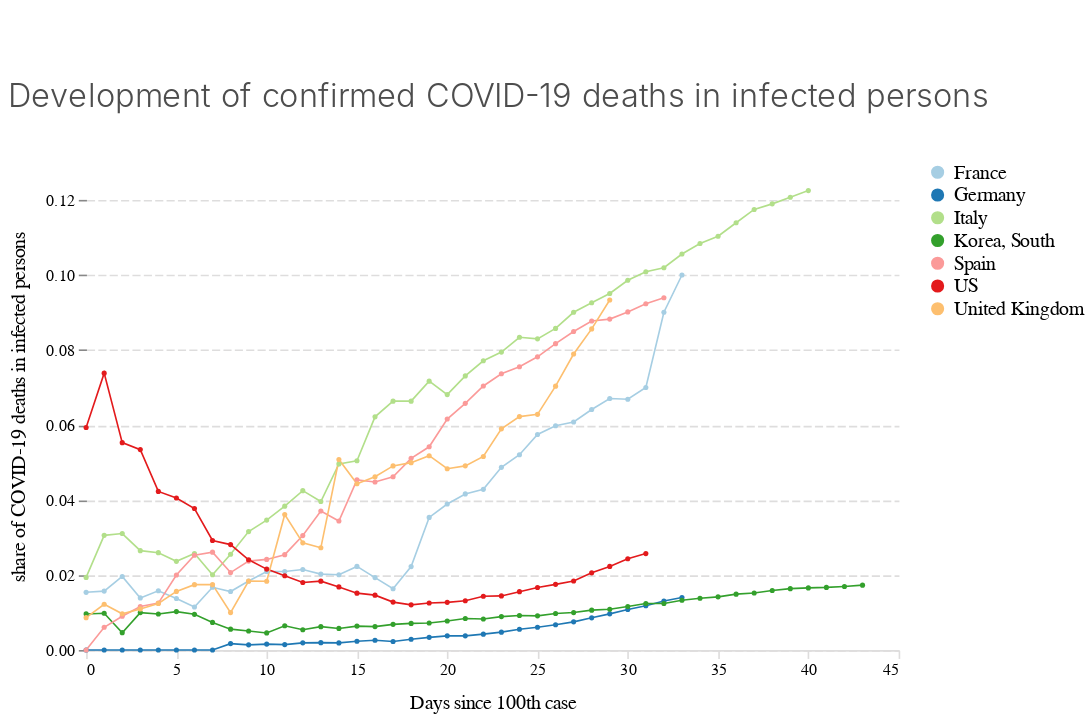

Notebook source saved alongside this figure:
### Code cell
chart_deaths_infections_100

### Figure 1 — Vega-Lite specification as saved in the notebook (floating-point values rounded to 4 significant figures; data arrays with more than 128 entries replaced by an {"elided": "..."} marker saying what was removed)
{"$schema": "https://vega.github.io/schema/vega-lite/v3.4.0.json", "config": {"area": {"fill": "#1696d2"}, "axisX": {"domain": true, "domainColor": "#DEDDDD", "domainDashOffset": 10, "domainWidth": 1, "grid": false, "labelAngle": 0, "labelFont": "Avenir", "labelFontSize": 10, "tickColor": "#DEDDDD", "titleFont": "Avenir", "titleFontSize": 12, "titleFontWeight": 400, "titlePadding": 10}, "axisY": {"domain": false, "domainDashOffset": 10, "grid": true, "gridColor": "#DEDDDD", "gridDash": [5, 2], "gridWidth": 1, "labelAngle": 0, "labelFont": "Avenir", "labelFontSize": 10, "titleFont": "Avenir", "titleFontSize": 12, "titleFontWeight": 400, "titlePadding": 10}, "bar": {"fill": "#1696d2", "strokeWidth": 0}, "guide-title": {"color": "Monospace", "font": "Avenir", "fontSize": 15}, "header": {"titleFontSize": 12, "titleFontWeight": 400}, "legend": {"labelFont": "Avenir", "labelFontSize": 12, "symbolSize": 50, "symbolType": "circle", "title": "", "titleFont": "Avenir", "titleFontSize": 12}, "line": {"color": "#1696d2", "stroke": "#1696d2", "strokeWidth": 1}, "path": {"stroke": "#1696d2"}, "point": {"filled": true}, "range": {"category": ["#a6cee3", "#1f78b4", "#b2df8a", "#33a02c", "#fb9a99", "#e31a1c", "#fdbf6f", "#ff7f00"], "diverging": ["#cfe8f3", "#a2d4ec", "#73bfe2", "#46abdb", "#1696d2", "#12719e"]}, "text": {"align": "right", "color": "#1696d2", "font": "Avenir", "fontSize": 12, "fontWeight": 400, "size": 11}, "title": {"anchor": "start", "color": "#4d4d4d", "font": "Avenir", "fontSize": 20, "fontWeight": 300, "lineHeight": 100, "offset": 30}, "trail": {"color": "#1696d2", "stroke": "#1696d2"}, "view": {"strokeWidth": 0}}, "data": {"name": "data-b678ed57416fd24f6bcf75d2428b60bb"}, "datasets": {"data-b678ed57416fd24f6bcf75d2428b60bb": {"elided": "248 records"}}, "encoding": {"color": {"field": "country", "type": "nominal"}, "x": {"field": "days_since100", "title": "Days since 100th case", "type": "quantitative"}, "y": {"field": "death_rate", "title": "share of COVID-19 deaths in infected persons", "type": "quantitative"}}, "height": 300, "mark": {"point": {"shape": "circle", "size": 10}, "type": "line"}, "padding": {"bottom": 5, "left": 5, "right": 5, "top": 50}, "title": "Development of confirmed COVID-19 deaths in infected persons", "width": 500}
